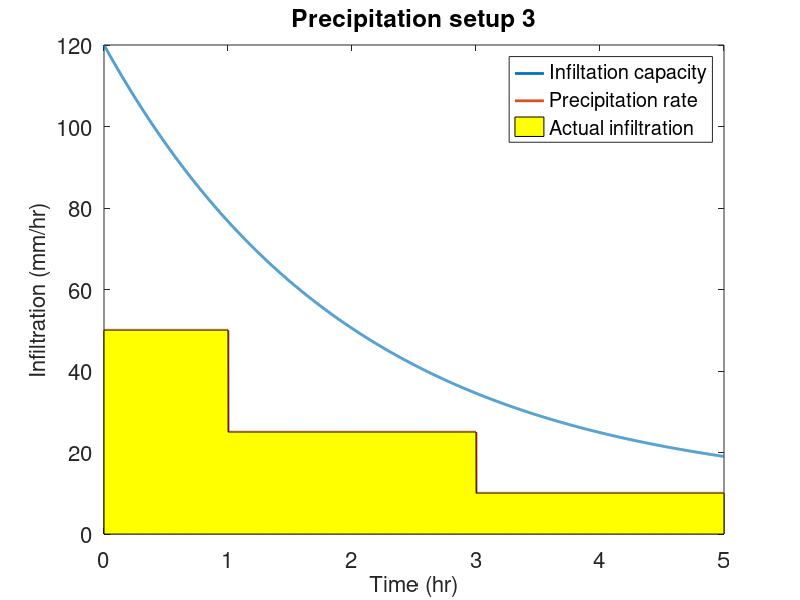

Write the MATLAB code that produced this figure.
%%%==========CHAPTER 1, sample problem 1: Infiltration================%%%
%%%========================Horton_infiltration========================%%%
%This code solves the example Horton infltration model in the class notes

%Begin by clearing the computer memory and closing all figures
clear all;close all;clc;


%Discretize time over the 5 hours of interest
t=0:0.001:5; %break the 5 hours into increments of 0.01 hrs


%We consider three different precipitation events, defined by a case number (1,2,3)
%setup=input('Which precipitation case do you want (1,2,3)? ')
setup = 3;

%Parameters associated with the Horton Infiltration Capacity Model
fo=120; %mm/hr
fc=10;  %mm/hr
k=1/2;  %hr^-1


%Calculate the Horton Infiltration Capacity over the time of interest
fp=fc+(fo-fc)*exp(-k*t);


%%Determine time when infiltration capacity is reduced by 10%
[~,ind]=min(abs(fp - fo*0.9));
sprintf('Time when fc is reduced by 10 percent occurs at t~%.2f hr.',t(ind))


%Plot the Horton Infiltration Capacity
plot(t,fp,'LineWidth',2);hold on;
set(gca,'FontSize',16);
xlabel('Time (hr)','FontSize',16);
ylabel('Infiltration (mm/hr)','FontSize',16);


%pause

%Now we will plot the precipitation on the same plot - different for each case
if setup==1             %Precipitation setup 1
    P(t<=5)=25;
elseif setup==2         %Precipitation setup 2
    P(t<=1)=25;
    P(t>1 & t<=3)=10;
    P(t>3 & t<=5)=50;
elseif setup==3         %Precipitation setup 3
    P(t<=1)=50;
    P(t>1 & t<=3)=25;
    P(t>3 & t<=5)=10;
end

plot(t,P,'LineWidth',2);

%pause


%Now find the minimum of Infiltration Capacity (fp) and Precipitation (P) at each point in time
ind=find(P<fp);	            %Find the elements in the vector where P<fp
Infiltration=fp;		    %Assume Infiltration rate is given by fp, the Horton Infiltration Capacity
Infiltration(ind)=P(ind);	%Now replace all elements with those of P, where P<fp


%Plot this minimum of fp and P to verify that it is indeed correct
HH=area(t,Infiltration,'FaceColor','y');
legend('Infiltation capacity','Precipitation rate','Actual infiltration');
title(sprintf('Precipitation setup %d',setup));


%Finally, get the total infiltration we have to integrate this over the whole time by numerical integration
dt=t(2)-t(1);		                %size of the time step
Total_I=sum(Infiltration*dt)		%mm, simple integration scheme

Area = 100*(1e3)^2;                 %m^2
Total_I = Total_I*1e-3;             %m
Vol_I = Total_I*Area                %m^3



